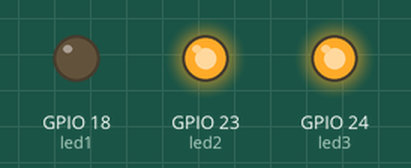
Bench run of a program on a simulated Raspberry Pi (BCM pin numbers). Parts: output pins drawn as LEDs (lit = HIGH).

Above: at 0.5 s.
At 1.5 s:
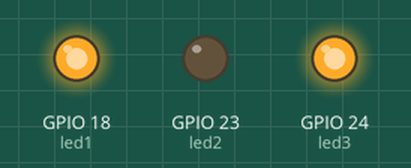
At 5.5 s:
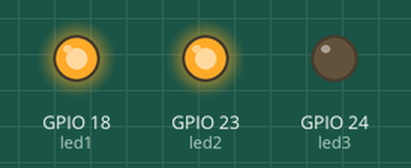
Timing chart, 0 to 6.9 s (numbered marks = the images above):
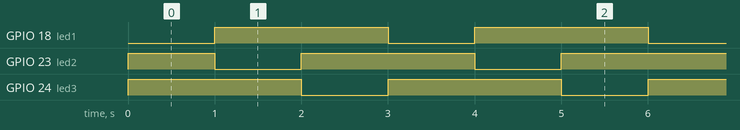

Measured:
- by itself, GPIO 18 (led1), GPIO 24 (led3): alternates HIGH for 2.0 s and LOW for 1.0 s
- by itself, GPIO 23 (led2): repeats every 3.0 s: LOW 1.0 s, HIGH 2.0 s
- by itself, everything shown: repeats every 3.0 s, in 3 steps

The program:

led1.py
```python
# filename: led1.py
import RPi.GPIO as GPIO
from time import sleep

GPIO.setmode(GPIO.BCM)
GPIO.setwarnings(False)

led1 = 18
led2 = 23
led3 = 24

GPIO.setup(led1,GPIO.OUT)
GPIO.setup(led2,GPIO.OUT)
GPIO.setup(led3,GPIO.OUT)


while True:
   GPIO.output(led1,0)
   GPIO.output(led2,1)
   GPIO.output(led3,1)
   sleep(1)
   GPIO.output(led1,1)
   GPIO.output(led2,0)
   GPIO.output(led3,1)
   sleep(1)
   GPIO.output(led1,1)
   GPIO.output(led2,1)
   GPIO.output(led3,0)
   sleep(1)

GPIO.cleanup()
```
